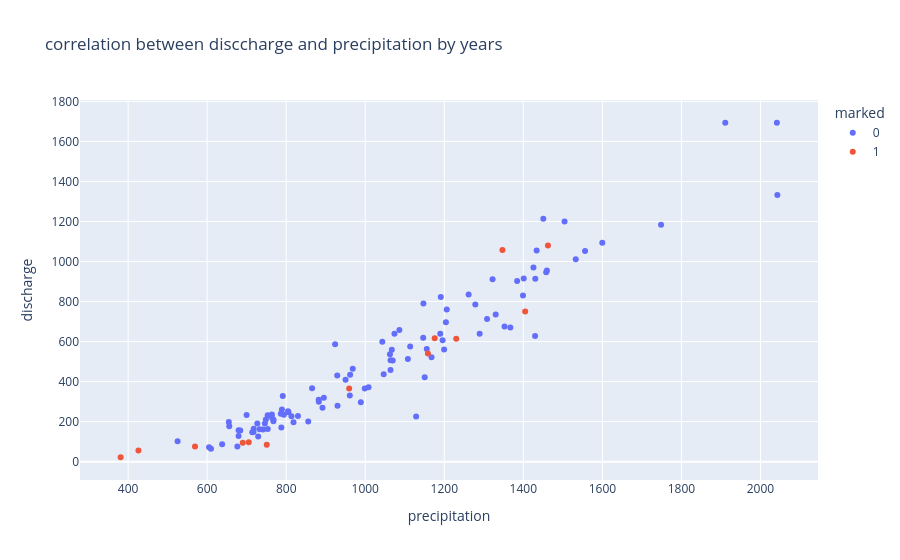

Notebook code cell kept with this figure:
### Code cell
import plotly.express as px 
#import plotly.graph_objects as go
precwyy=precwy.copy()
precwyy['marked']=precwyy['marked'].astype(str)
px.scatter(precwyy, x="precipitation", y="discharge",color="marked",title='correlation between disccharge and precipitation by years')
